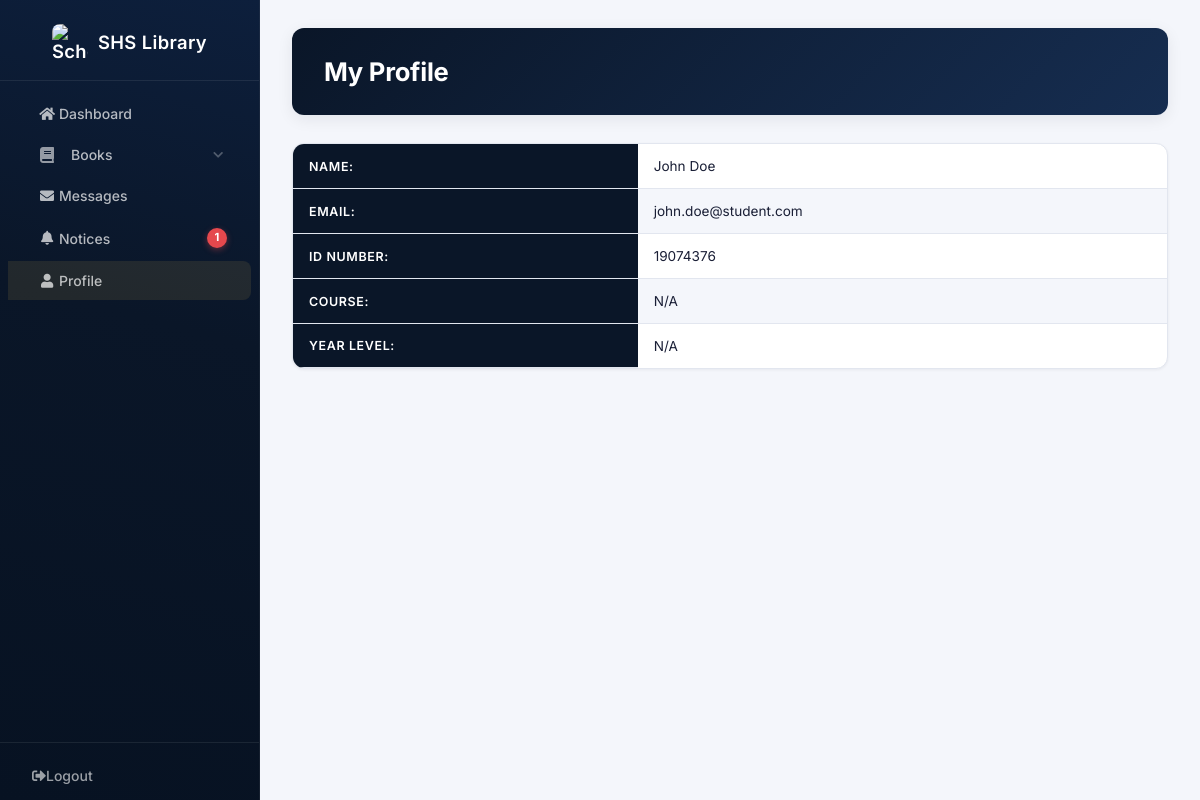
Screenshot of /pages/profile.php (signed in) with the database file from the repository.
### tables this page shows
CREATE TABLE users (
    id INT AUTO_INCREMENT PRIMARY KEY,
    first_name VARCHAR(50) NOT NULL,
    last_name VARCHAR(50) NOT NULL,
    email VARCHAR(100) UNIQUE NOT NULL,
    password VARCHAR(255) NOT NULL,
    role ENUM('student', 'librarian') DEFAULT 'student',
    student_id VARCHAR(20) UNIQUE,
    rfid_number VARCHAR(100) UNIQUE,
    course VARCHAR(100),
    year_level TINYINT UNSIGNED,
    created_at TIMESTAMP DEFAULT CURRENT_TIMESTAMP
);

### pages/profile.php (the view, shortened to what this page needs)
<?php
include '../includes/db.php';
$user_id = $_SESSION['user_id'];
$query = $pdo->prepare("SELECT * FROM users WHERE id = ?");
$query->execute([$user_id]);
$user = $query->fetch();
?>
<!DOCTYPE html>
<html lang="en">
<head>
    <link rel="stylesheet" href="../css/styles.css">
    <link href="https://cdnjs.cloudflare.com/ajax/libs/font-awesome/5.15.4/css/all.min.css" rel="stylesheet">
</head>
<body>
    <div class="container">
        <?php include '../includes/sidebar.php'; ?>
        <div class="main-content">
            <header>
                <h1>My Profile</h1>
            </header>
            <section>
                <?php if ($user): ?>
                    <table class="styled-table">
                        <tr>
                            <th>Name:</th>
                            <td><?= htmlspecialchars($user['first_name'] . " " . $user['last_name']) ?></td>
                        </tr>
                        <tr>
                            <th>Email:</th>
                            <td><?= htmlspecialchars($user['email']) ?></td>
                        </tr>
                        <tr>
                            <th>ID Number:</th>
                            <td><?= isset($user['student_id']) ? htmlspecialchars($user['student_id']) : 'N/A' ?></td>
                        </tr>
                        <tr>
                            <th>Course:</th>
                            <td><?= isset($user['course']) ? htmlspecialchars($user['course']) : 'N/A' ?></td>
                        </tr>
                        <tr>
                            <th>Year Level:</th>
                            <td><?= isset($user['year_level']) ? htmlspecialchars($user['year_level']) : 'N/A' ?></td>
                        </tr>
                    </table>
                <?php else: ?>
                    <p>Unable to retrieve your profile information.</p>
                <?php endif; ?>
            </section>
        </div>
    </div>
</body>
</html>

### css/styles.css (style rules this page uses)
:root { --primary: #0a1628; --primary-light: #162d50; --accent: #c9a84c; --accent-hover: #e6c05e; --surface: #ffffff; --surface-alt: #f4f6fb; --border: #e2e6ef; --text: #1a1f36; --text-muted: #697386; --danger: #e5484d; --success: #30a46c; --info: #3b82f6; --radius: 12px; --radius-sm: 8px; --shadow-sm: 0 1px 3px rgba(10,22,40,0.06); --shadow: 0 4px 16px rgba(10,22,40,0.08); --shadow-lg: 0 8px 30px rgba(10,22,40,0.12); --transition: 0.2s cubic-bezier(0.4,0,0.2,1); }
* { margin: 0; padding: 0; box-sizing: border-box; font-family: 'Inter', -apple-system, BlinkMacSystemFont, sans-serif; }
body { background: var(--surface-alt); color: var(--text); -webkit-font-smoothing: antialiased; }
.container { display: flex; min-height: 100vh; }
.main-content { margin-left: 260px; padding: 28px 32px; width: calc(100% - 260px); min-height: 100vh; }
header { background: linear-gradient(135deg, var(--primary) 0%, var(--primary-light) 100%); color: white; padding: 28px 32px; border-radius: var(--radius); margin-bottom: 28px; box-shadow: var(--shadow); }
header h1 { font-size: 1.6rem; font-weight: 700; margin: 0; letter-spacing: -0.01em; }
.styled-table { width: 100%; border-collapse: separate; border-spacing: 0; margin: 16px 0; background: var(--surface); border-radius: var(--radius); box-shadow: var(--shadow-sm); border: 1px solid var(--border); overflow: hidden; }
.styled-table th, .styled-table td { padding: 14px 16px; text-align: left; font-size: 0.85rem; border-bottom: 1px solid var(--border); }
.styled-table th { background: var(--primary); color: white; font-weight: 600; font-size: 0.78rem; text-transform: uppercase; letter-spacing: 0.05em; }
.styled-table tr:last-child td { border-bottom: none; }
.styled-table tr:nth-child(even) { background: var(--surface-alt); }

### rows the page displays
users: first_name+last_name "John Doe", email "john.doe@student.com", student "19074376"

### other values shown
$unread_count "1"
